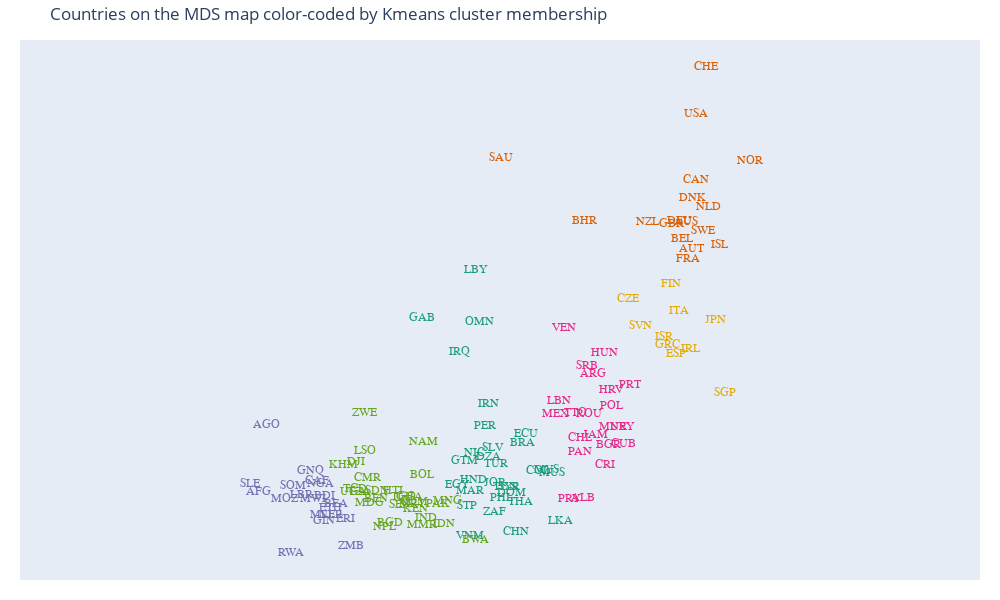

The notebook cell this image was saved under:
### Code cell
#colors from colorbrewer 
#https://colorbrewer2.org/#type=qualitative&scheme=Dark2&n=6
cluster_colors = ['#1b9e77','#d95f02','#7570b3','#e7298a','#66a61e','#e6ab02']

fig = go.Figure() 

for cluster_id, cluster in HDmap.groupby("kmeans6"): 


    fig.add_trace(go.Scatter(x=cluster.MDS_x,
                             y=cluster.MDS_y,
                             mode='text',
                            textfont=dict(
                                family="sans serif",
                                size=12,
                                color=cluster_colors[int(cluster_id)]
                                ), 

                             text=cluster.iso_alpha))

fig.update_yaxes(
    scaleanchor = "x",
    scaleratio = 1,
  )

fig.update_xaxes(visible=False)  
fig.update_yaxes(visible=False)
fig.update_layout(showlegend=False, 
                 margin=dict(l=20, r=20, t=40, b=20),
                 )

#plotly setting figure size 
# https://plotly.com/python/setting-graph-size/
fig.update_layout(height=600, width=1000, title_text="Countries on the MDS map color-coded by Kmeans cluster membership")

fig.show()

### Figure 1 — Plotly figure (JSON) as saved in the notebook; plotly's stock layout.template omitted (floating-point values rounded to 4 significant figures)
{"data": [{"mode": "text", "text": ["DZA", "BRA", "CHN", "COL", "DOM", "ECU", "EGY", "SLV", "GAB", "GTM", "HND", "IRN", "IRQ", "JOR", "LBY", "MYS", "MUS", "MAR", "NIC", "OMN", "PER", "PHL", "STP", "ZAF", "LKA", "SYR", "THA", "TUN", "TUR", "VNM"], "textfont": {"color": "#1b9e77", "family": "sans serif", "size": 12}, "type": "scatter", "x": [-0.3293, 0.668, 0.495, 1.119, 0.3575, 0.7762, -1.236, -0.2012, -2.244, -1.03, -0.7457, -0.3203, -1.158, -0.1168, -0.7082, 1.385, 1.539, -0.8492, -0.7271, -0.5751, -0.4079, 0.05274, -0.9563, -0.1451, 1.77, 0.2874, 0.6252, 0.188, -0.1092, -0.8476], "y": [-0.9357, -0.5379, -3.119, -1.347, -1.996, -0.2613, -1.764, -0.6617, 3.124, -1.041, -1.604, 0.5974, 2.113, -1.703, 4.506, -1.303, -1.414, -1.939, -0.817, 3.015, -0.022, -2.123, -2.351, -2.532, -2.805, -1.818, -2.239, -1.797, -1.145, -3.239]}, {"mode": "text", "text": ["AUS", "AUT", "BHR", "BEL", "CAN", "DNK", "FRA", "DEU", "ISL", "NLD", "NZL", "NOR", "SAU", "SWE", "CHE", "GBR", "USA"], "textfont": {"color": "#d95f02", "family": "sans serif", "size": 12}, "type": "scatter", "x": [5.426, 5.608, 2.482, 5.336, 5.739, 5.62, 5.492, 5.254, 6.422, 6.092, 4.329, 7.306, 0.05032, 5.938, 6.026, 5.016, 5.734], "y": [5.917, 5.124, 5.95, 5.429, 7.139, 6.607, 4.84, 5.934, 5.259, 6.356, 5.906, 7.698, 7.791, 5.666, 10.43, 5.855, 9.063]}, {"mode": "text", "text": ["AFG", "AGO", "BFA", "BDI", "CAF", "GNQ", "ERI", "ETH", "GIN", "LBR", "MWI", "MLI", "MOZ", "NER", "NGA", "RWA", "SLE", "SOM", "ZMB"], "textfont": {"color": "#7570b3", "family": "sans serif", "size": 12}, "type": "scatter", "x": [-7.009, -6.79, -4.762, -5.109, -5.316, -5.505, -4.479, -4.933, -5.122, -5.777, -5.421, -5.212, -6.266, -4.913, -5.226, -6.063, -7.272, -6.018, -4.313], "y": [-1.955, 0.007022, -2.31, -2.073, -1.639, -1.337, -2.735, -2.429, -2.8, -2.03, -2.164, -2.612, -2.155, -2.628, -1.723, -3.732, -1.725, -1.771, -3.524]}, {"mode": "text", "text": ["ALB", "ARG", "BGR", "CHL", "CRI", "HRV", "CUB", "HUN", "JAM", "LBN", "MEX", "MNE", "PAN", "PRY", "POL", "PRT", "ROU", "SRB", "TTO", "URY", "VEN"], "textfont": {"color": "#e7298a", "family": "sans serif", "size": 12}, "type": "scatter", "x": [2.425, 2.723, 3.166, 2.339, 3.071, 3.258, 3.62, 3.071, 2.793, 1.732, 1.645, 3.284, 2.344, 2.026, 3.278, 3.804, 2.602, 2.551, 2.225, 3.563, 1.886], "y": [-2.117, 1.498, -0.5811, -0.3819, -1.161, 1.008, -0.5438, 2.105, -0.2867, 0.6849, 0.3327, -0.05764, -0.7801, -2.146, 0.5644, 1.162, 0.3162, 1.714, 0.3612, -0.0484, 2.821]}, {"mode": "text", "text": ["BGD", "BEN", "BOL", "BWA", "KHM", "CMR", "TCD", "COM", "DJI", "GHA", "HTI", "IND", "IDN", "KEN", "LSO", "MDG", "MRT", "MNG", "MMR", "NAM", "NPL", "PAK", "SEN", "SDN", "TZA", "TGO", "UGA", "ZWE"], "textfont": {"color": "#66a61e", "family": "sans serif", "size": 12}, "type": "scatter", "x": [-3.198, -3.598, -2.27, -0.7063, -4.557, -3.837, -4.201, -2.491, -4.176, -2.621, -3.097, -2.129, -1.621, -2.437, -3.914, -3.8, -2.547, -1.507, -2.244, -2.199, -3.336, -1.795, -2.883, -3.559, -4.082, -2.796, -4.241, -3.921], "y": [-2.86, -2.164, -1.454, -3.351, -1.18, -1.552, -1.876, -2.241, -1.083, -2.111, -1.923, -2.726, -2.889, -2.444, -0.7617, -2.261, -2.292, -2.223, -2.92, -0.5102, -2.978, -2.309, -2.339, -1.936, -1.962, -2.101, -1.96, 0.3624]}, {"mode": "text", "text": ["CZE", "FIN", "GRC", "IRL", "ISR", "ITA", "JPN", "SGP", "SVN", "ESP"], "textfont": {"color": "#e6ab02", "family": "sans serif", "size": 12}, "type": "scatter", "x": [3.757, 5.015, 4.895, 5.576, 4.804, 5.222, 6.293, 6.582, 4.121, 5.153], "y": [3.66, 4.107, 2.323, 2.22, 2.569, 3.309, 3.046, 0.9396, 2.886, 2.071]}], "layout": {"height": 600, "margin": {"b": 20, "l": 20, "r": 20, "t": 40}, "showlegend": false, "title": {"text": "Countries on the MDS map color-coded by Kmeans cluster membership"}, "width": 1000, "xaxis": {"visible": false}, "yaxis": {"scaleanchor": "x", "scaleratio": 1, "visible": false}}}
